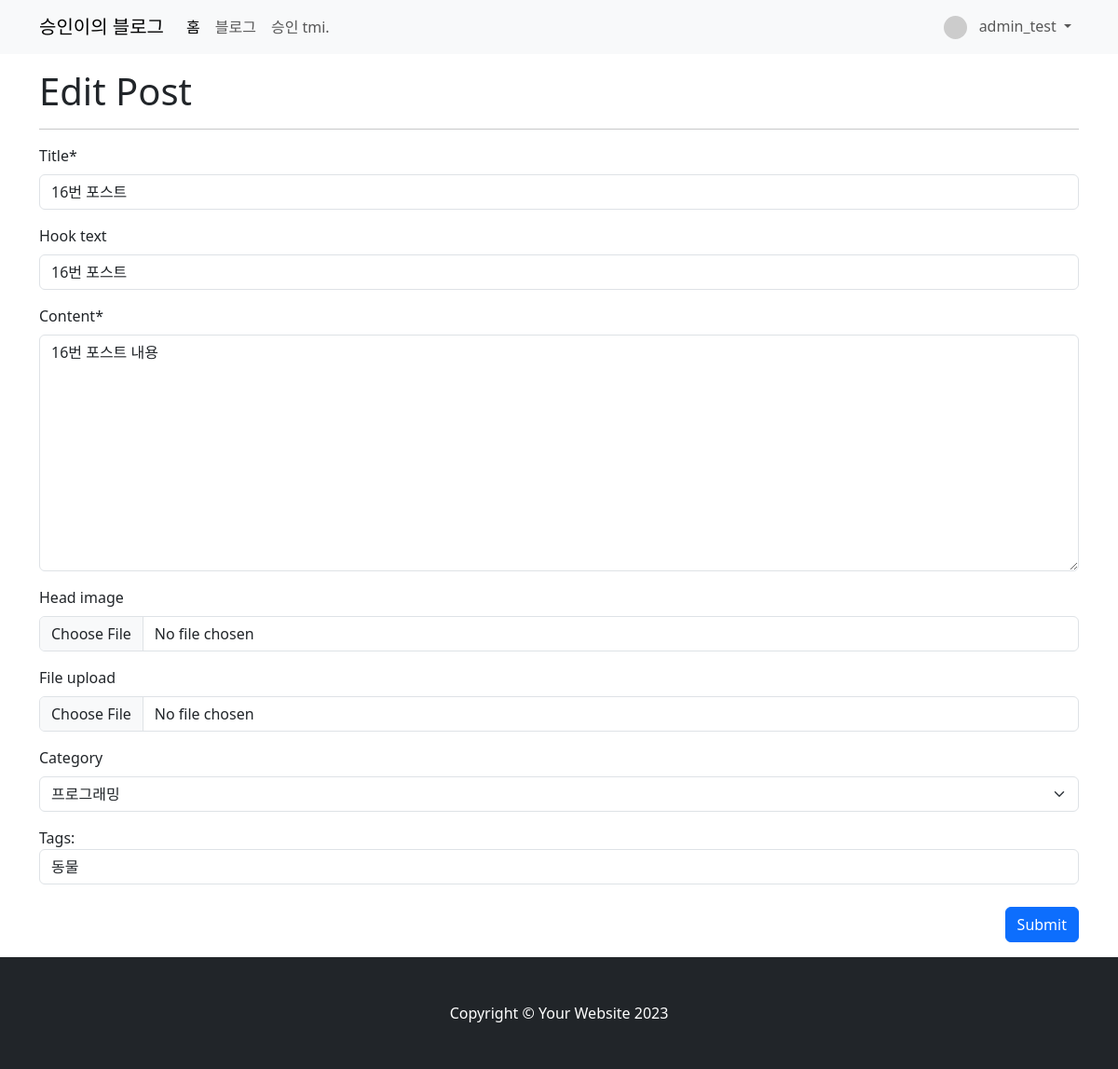
The page /blog/update_post/16/ (signed in) on the database its author committed.
### blog/models.py (models this page shows, shortened)
class Post(models.Model):
    title = models.CharField(max_length=30)
    hook_text = models.CharField(max_length=100, blank=True)
    content = MarkdownxField()
    head_image = models.ImageField(upload_to="blog/images/%Y/%m/%d/", blank=True)
    file_upload = models.FileField(upload_to="blog/files/%Y/%m/%d/", blank=True)
    created_at = models.DateTimeField(auto_now_add=True)
    updated_at = models.DateTimeField(auto_now=True)
    author = models.ForeignKey(User, null=True, on_delete=models.SET_NULL)
    category = models.ForeignKey(
        Category, null=True, blank=True, on_delete=models.SET_NULL
    )
    tags = models.ManyToManyField(Tag, blank=True)

class Tag(models.Model):
    name = models.CharField(max_length=50)
    slug = models.SlugField(max_length=200, unique=True, allow_unicode=True)

### blog/views.py (the view, shortened to what this page needs)
# urls.py: path("update_post/<int:pk>/", views.PostUpdate.as_view()),
class PostUpdate(LoginRequiredMixin, UpdateView):
    model = Post
    fields = ["title", "hook_text", "content", "head_image", "file_upload", "category"]
    template_name = "blog/post_update_form.html"
    def get_context_data(self, **kwargs):
        context = super(PostUpdate, self).get_context_data()
        if self.object.tags.exists():
            tags_str_list = list()
            for t in self.object.tags.all():
                tags_str_list.append(t.name)
            context["tags_str_default"] = "; ".join(tags_str_list)
        return context
    def dispatch(self, request, *args, **kwargs):
        if request.user.is_authenticated and request.user == self.get_object().author:
            return super(PostUpdate, self).dispatch(request, *args, **kwargs)
        else:
            raise PermissionDenied

### blog/models.py (called while the page is built)
    def __str__(self):
        return self.name

### blog/templates/blog/post_update_form.html (shortened to what this page needs)
{% extends 'blog/base_full_width.html' %}
{% load crispy_forms_tags %}
{% block main_area %}
  <h1>Edit Post</h1>
  <hr/>
  <form method="post" enctype="multipart/form-data">
    {{ form | crispy }}
      <div id="div_id_tags_str">
        <label for="id_tags_str">Tags:</label>
        <input type="text" name="tags_str" id="id_tags_str" class="textinput textInput form-control" value="{{ tags_str_default }}">
      </div>
      <br/>
      <button type="submit" class="btn btn-primary float-end">Submit</button>
    </form>
  {% endblock %}

### blog/templates/blog/navbar.html (shortened to what this page needs)
{% load socialaccount %}
<nav class="navbar navbar-expand-lg bg-body-tertiary">
  <div class="container-fluid container">
    <a class="navbar-brand" href="/">승인이의 블로그</a>
    <div class="collapse navbar-collapse" id="navbarSupportedContent">
      <ul class="navbar-nav me-auto mb-2 mb-lg-0">
        <li class="nav-item">
          <a class="nav-link active" aria-current="page" href="/">홈</a>
        </li>
        <li class="nav-item">
          <a class="nav-link" href="/blog/">블로그</a>
        </li>
        <li class="nav-item">
          <a class="nav-link" href="/about_me/">승인 tmi.</a>
        </li>
      </ul>
      <ul class="navbar-nav ml-auto">
        {% if user.is_authenticated %}
          <li class="nav-item dropdown">
            <a class="nav-link dropdown-toggle" href="#" role="button" data-bs-toggle="dropdown" aria-expanded="false">
              {% if user.socialaccount_set.all.first.get_avatar_url %}
                <img class="rounded-circle" width="25px" src="{{ user.socialaccount_set.all.first.get_avatar_url }}" alt="">
              {% else %}
                <img class="rounded-circle" src="https://i.pravatar.cc/150?u={{ user.email }}" alt="" width="25px">
              {% endif %}
              {{ user.username }}
            </a>
          </li>
        {% endif %}
    </ul>
  </div>
</div>
</nav>

### rows shown on the page
Post: title "16번 포스트", hook_text "16번 포스트", content "16번 포스트 내용", category "프로그래밍"
Tag: tags_str "동물"

### other values the page prints
{{ user.username }} "admin_test"
